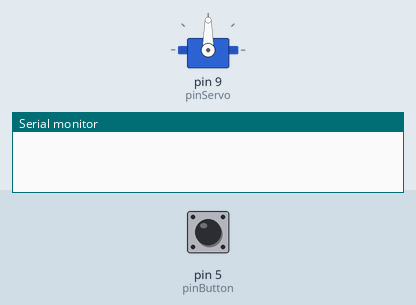
A sketch run on a simulated Arduino Uno, built with avr-gcc and run on an emulated ATmega328P. Shown: servo, the last lines printed to the serial monitor. The inputs (shaded band) are chosen by the test bench; at power-on: pin 5 (pinButton) HIGH.

Above: at 1.2 s.
1.3 s: pin 5 (pinButton) pulled LOW for 0.25 s
At 2.3 s:
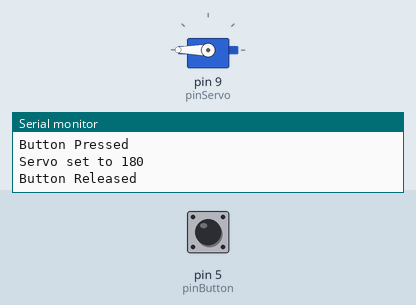
3.0 s: pin 5 (pinButton) pulled LOW for 1 s
At 3.6 s:
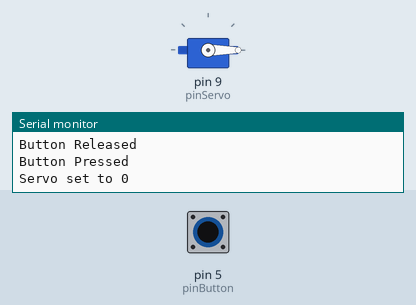
5.5 s: pin 5 (pinButton) pulled LOW for 3.2 s
At 6.8 s:
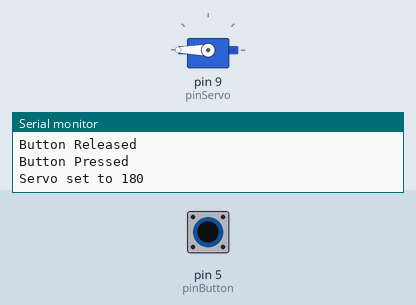
Timing chart, 0 to 8.5 s (numbered marks = the images above; inputs shaded):
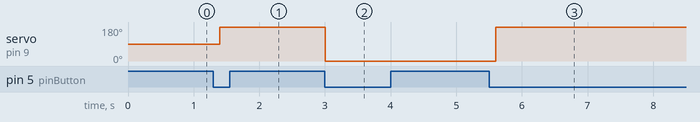

Measured:
- after the input at 1.3 s, servo on pin 9 (pinServo): 90° → 180° after 0.10 s
- after the input at 3.0 s, servo on pin 9 (pinServo): 180° → 0° at once
- after the input at 5.5 s, servo on pin 9 (pinServo): 0° → 180° after 0.10 s

The sketch:

ServoPassiveButton.ino
```cpp
# include <Servo.h>

const int pinServo = 9;
const int pinButton = 5;

// Don't change these

bool alternateButton = true;
bool alternateServo = true;
Servo servo;

void setup() {
  servo.attach(pinServo);
  pinMode(pinButton, INPUT_PULLUP);
  Serial.begin(9600);
}

void loop() {
  if (alternateButton && !digitalRead(pinButton))
  {
    Serial.println("Button Pressed");
    alternateButton = false;
    if (alternateServo)
    {
      Serial.println("Servo set to 180");
      servo.write(180);
      alternateServo = false;
    }
    else
    {
      Serial.println("Servo set to 0");
      servo.write(0);
      alternateServo = true;
    }
  }
  else if(!alternateButton && digitalRead(pinButton))
  {
    Serial.println("Button Released");
    alternateButton = true;
  }
  delay(200);
}
```
